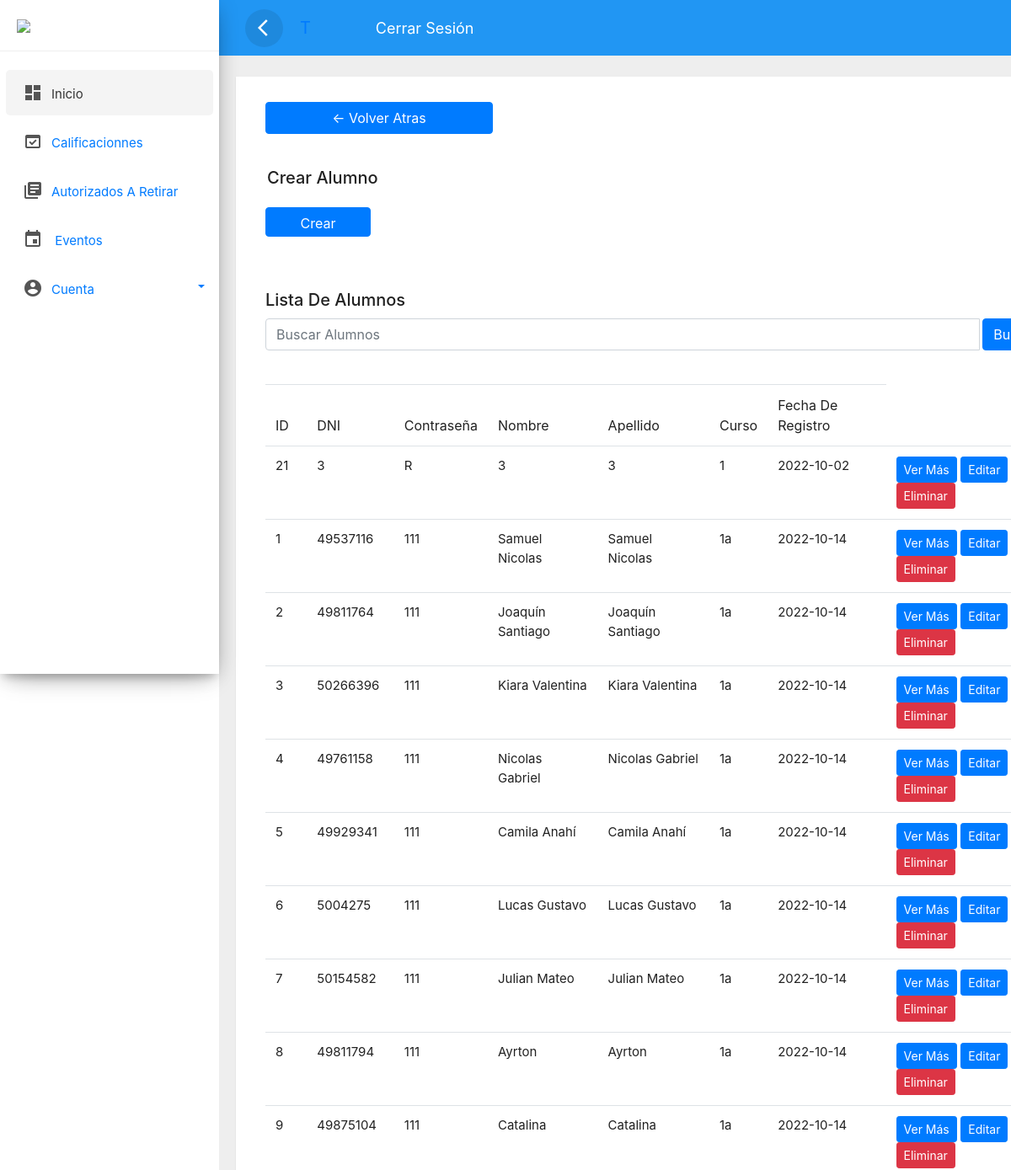
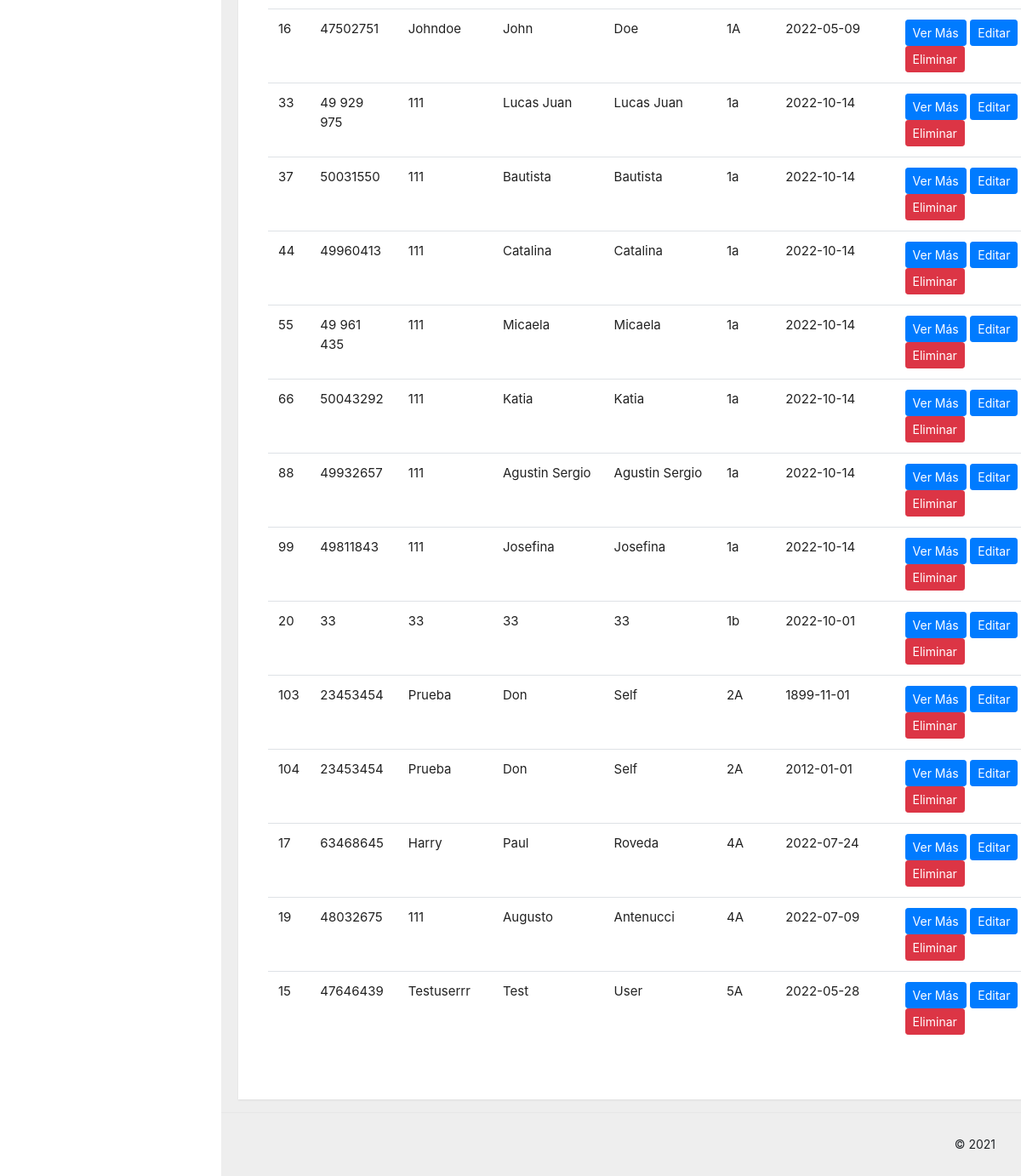
The app's page /studentinfosystem/admins/alumnos.php (signed in) with its own data (2 pictures, top to bottom).
### tables this page shows
CREATE TABLE `students` (
  `id` int(10) NOT NULL,
  `dni` varchar(50) NOT NULL,
  `password` varchar(50) NOT NULL,
  `firstname` varchar(50) NOT NULL,
  `lastname` varchar(50) NOT NULL,
  `course` varchar(10) NOT NULL,
  `date_joined` date NOT NULL,
  `obs` text NOT NULL
);

### studentinfosystem/admins/alumnos.php (the view, shortened to what this page needs)
<?php
  require 'connect.php';
  if(isset($_SESSION['adminName'], $_SESSION['password'])) {
?>
<!DOCTYPE html>
<html>
<head>
    <link href="../admins/css/custom.css" rel="stylesheet">
	<link href="../admins/css/bootstrap.min.css" rel="stylesheet">
    <link href="../admins/assets/css/styles.css" rel="stylesheet">
</head>
<body>
    <div class="wrapper">
        <nav id="sidebar">
            <div class="sidebar-header">
                <h3><img src="https://www.colegioubaescobar.gob.ar/wp-content/uploads/2020/07/cropped-WhatsApp-Image-2020-02-10-at-11.45.15.jpeg"  /><span></span></h3>
            </div>
            <ul class="list-unstyled components">
                <li class="active">
                    <a href="home.php" class="dashboard"><i class="material-icons">dashboard</i><span>Inicio</span></a>
                </li>
                <a href="Calificaciones/calificaciones.php">
                    <li class="dropdown">
                        <i class="material-icons">domain_verification</i><span>Calificacionnes</span></a>
                <a href="autorized.php">
                    <li class="dropdown">
                            <i class="material-icons">library_books</i><span>Autorizados a retirar</span></a>
                <a href="Events/eventos.php">
                    <li class="dropdown">
                            <i class="material-icons">event</i>
                            <span>Eventos</span></a>
                <li class="dropdown">
                    <a href="#pageSubmenu5" data-toggle="collapse" aria-expanded="false" class="dropdown-toggle">
                        <i class="material-icons">account_circle</i><span>Cuenta</span></a>
                </li>
            </ul>
        </nav>
        <div id="content">
            <div class="top-navbar">
                <nav class="navbar navbar-expand-lg">
                    <div class="container-fluid">
                        <button type="button" id="sidebarCollapse" class="d-xl-block d-lg-block d-md-mone d-none">
                            <span class="material-icons">arrow_back_ios</span>
                        </button>
                        <div class="welcome"><?php echo "<a href='profile.php' style='font-size:20px;'>".$_SESSION['adminName']."</a>";?></div>
                        <div>
                        <p style='font-size:20px; margin-top:10px; color:white;'>ㅤㅤ</p>
                        </div>
                        <a href="logout.php" style='font-size:18px; color:white; margin-left:40px;'>Cerrar sesión<span class="glyphicon glyphicon-off" aria-hidden="true"></span></a>
                    </div>
                </nav>
            </div>
            <div class="main-content">
                    <div class="card" style="min-height: 600px; width: 1000px;">
                        <div class="card-header">
                        <a href="home.php" class="btn btn-primary" style="width: 270px; margin:15px; margin-right:5px; margin-bottom:40px;">← Volver atras</a>
                                <h4 style="font-size: 20px; margin-left:17px;">Crear Alumno</h4>
                                <a href="../students/register.php" class="btn btn-primary" style="width: 125px; height:35px; margin:15px; margin-right:5px; text-align:center; vertical-align: middle;">Crear</a>
                            <div style="display: flex; align-items: center; ">
                                <div id="container">
                                <div class="container my-5" style='float: left;'>
                                    <h2 style='font-size:20px; margin-bottom:10px;'>Lista de Alumnos</h2>
                                    <form action="">
                                        <div class="input-group mb-3">
                                            <input value="<?php if(isset($_GET['search'])){echo $_GET['search'];} ?>" type="text" class="form-control" placeholder="Buscar Alumnos" name="search">
                                            <button type="submit" class="btn btn-primary" style="margin-left:3px;">Buscar</button>
                                        </div>
                                    </form>
                                    <br>
                                    <table class="table">
                                        <thead>
                                        <tr>
                                            <th>ID</th>
                                            <th>DNI</th>
                                            <th>Contraseña</th>
                                            <th>Nombre</th>
                                            <th>Apellido</th>
                                            <th>Curso</th>
                                            <th>Fecha de Registro</th>
                                        </tr>
                                        </thead>
                                        <tbody>
                                            <?php
                                                if(isset($_GET['search'])) {
                                                    $filtervalues = $_GET['search'];
                                                    $sql = "SELECT * FROM students WHERE CONCAT(firstname,lastname,dni,course) LIKE '%$filtervalues%' ";
                                                    $result = mysqli_query($con, $sql);
                                                    if(!$result) {
                                                        die("Invalid query.");
                                                    }
                                                    if(mysqli_num_rows($result) > 0) {
                                                        foreach($result as $row){
                                                            ?>
                                                            <tr>
                                                                <td style='font-size:15px;'> <?= $row['id']; ?> </td>
                                                                <td style='font-size:15px;'> <?= $row['dni']; ?> </td>
                                                                <td style='font-size:15px;'> <?= $row['password']; ?> </td>
                                                                <td style='font-size:15px;'><?= $row['firstname']; ?></td>
                                                                <td style='font-size:15px;'><?= $row['lastname']; ?></td>
                                                                <td style='font-size:15px;'><?= $row['course']; ?></td>
                                                                <td style='font-size:15px;'><?= $row['date_joined']; ?></td>
                                                            <td>
                                                                <?php
                                                                echo "
                                                                    <a class='btn btn-primary btn-sm' href='searchresults.php?searchbox=$row[dni]&search=Buscar'>Ver Más</a>
                                                                    <a class='btn btn-primary btn-sm' href='alumnosEdit.php?id=$row[id]'>Editar</a>
                                                                    <a class='btn btn-danger btn-sm' href='alumnosDelete.php?id=$row[id]'>Eliminar</a>
                                                                ";
                                                                ?>
                                                            </td>
                                                            </tr>
                                                            <?php
                                                        }
                                                    }
                                                }
                                                else {
                                                    $sql = "SELECT * FROM students ORDER BY course ASC";
                                                    $result = $con->query($sql);
                                                    while($row = $result->fetch_assoc()) {
                                                        echo "
                                                            <tr>
                                                                <td style='font-size:15px;'>$row[id]</td>
                                                                <td style='font-size:15px;'>$row[dni]</td>
                                                                <td style='font-size:15px;'>$row[password]</td>
                                                                <td style='font-size:15px;'>$row[firstname]</td>
                                                                <td style='font-size:15px;'>$row[lastname]</td>
                                                                <td style='font-size:15px;'>$row[course]</td>
                                                                <td style='font-size:15px;'>$row[date_joined]</td>
                                                            <td>
                                                                <a class='btn btn-primary btn-sm' href='searchresults.php?searchbox=$row[dni]&search=Buscar'>Ver Más</a>
                                                                <a class='btn btn-primary btn-sm' href='alumnosEdit.php?id=$row[id]'>Editar</a>
                                                                <a class='btn btn-danger btn-sm' href='alumnosDelete.php?id=$row[id]'>Eliminar</a>
                                                            </td>
                                                            </tr>
                                                        ";
                                                    }
                                                }
                                            ?>
                                        </tbody>
                                    </table>
                                </div>
                                </div>
                            </div>
                        </div>
                    </div>
                </div>
                <footer class="footer">
                    <div class="container-fluid">
                        <div class="row">
                            <div class="col-md-6">
                            </div>
                            <div class="col-md-6">
                                <p class="copyright d-flex justify-content-end"> &copy 2021
                                </p>
                            </div>
                        </div>
                    </div>
                </footer>
            </div>
        </div>
</body>
</html>
<?php
  } else {
    header("location:index.php");
    exit;
  }
?>

### studentinfosystem/admins/css/custom.css (style rules this page uses)
body, html { line-height: 1.8; font-family: 'Roboto', sans-serif; color: #555e58; text-transform:capitalize; text-rendering: optimizeLegibility !important; -webkit-font-smoothing: antialiased !important; font-weight: 400; margin:0px; padding:0px; }
h1, h2, h3, h4, h5, h6, .h1, .h2, .h3, .h4 { font-weight: 400; line-height: 1.5em; }
p { font-size: 15px; margin: 12px 0 0; line-height: 24px; }
a { color: #333; font-weight: 400; }
button { cursor:pointer; }
ul, ol { padding: 0; margin:0px; list-style: none; }
a, a:hover, a:focus { color: #333; text-decoration: none; transition: all 0.3s; }
.material-icons { font-family: 'Material Icons'; font-weight: normal; font-style: normal; font-size: 24px; display: inline-block; line-height: 1; text-transform: none; letter-spacing: normal; word-wrap: normal; white-space: nowrap; direction: ltr; -webkit-font-smoothing: antialiased; text-rendering: optimizeLegibility; -moz-osx-font-smoothing: grayscale; font-feature-settings: 'liga'; }
.wrapper { position: relative; width:100%; overflow:auto; }
#sidebar { position:fixed; height:100vh!important; top: 0; bottom: 0; left: 0; z-index:11; width: 260px; overflow:auto; transition:all 0.3s ; background: #FFFFFF; box-shadow: 0 10px 30px -12px rgb(0 0 0 / 42%), 0 4px 25px 0px rgb(0 0 0 / 12%), 0 8px 10px -5px rgb(0 0 0 / 20%); }
#sidebar .sidebar-header { padding:20px; background-color:#ffffff; border-bottom:1px solid #eee; }
.sidebar-header h3 { color:#333; font-size:17px; margin:0px; text-transform:uppercase; transition:all 0.5s ease; font-weight:600; }
.sidebar-header h3 img { width:45px; margin-right:10px; }
#sidebar ul li { padding:2px 7px; }
#sidebar ul li.active>a { color: #333; background-color: rgba(200, 200, 200, 0.2); }
.dropdown-toggle::after { position: absolute; right: 10px; top: 23px; }
#sidebar ul.components { padding: 20px 0; }
#sidebar ul li a { padding: 10px; line-height: 30px; border-radius:5px; font-size: 15px; position:relative;' font-weight: 400; display: block; }
#sidebar ul li a span { text-transform:capitalize; display:inline-block; }
#sidebar ul li a i { position: relative; margin-right: 10px; top: 5px; color: #555555; margin-left: 10px; }
#content { position: relative; transition: all 0.3s; background-color: #EEEEEE; }
.top-navbar { width:100%; z-index:9; position:relative; }
.main-content { padding:10px 20px 0px 20px; position: relative; width: 100%; }
.navbar { background-color: #2196F3; color: #FFFFFF; }
.navbar button { background-color:transparent; border:none; }
.navbar button span { color:#fff; }
#sidebarCollapse { border-radius:50%; width:45px; height:45px; text-align:center; line-height:45px; margin-right:20px; border:none; color: #FFFFFF; background-color: rgba(0, 0, 0, 0.09); }
#sidebarCollapse span { margin: 9px; padding: 0px; }
.card { margin: 10px 0; }
.card { border-radius: 0px!important; }
.card { display: inline-block; position: relative; border:none!important; width: 100%; margin:15px 0; box-shadow: 0 1px 2px rgb(0 0 0 / 8%); border-radius: 6px; color: rgba(0,0,0, 0.87); background: #fff; }
.card .card-header { padding: 15px 20px 0; z-index: 3; background-color:#fff!important; border-bottom:none; }
.table > thead > tr > th { border-bottom-width: 1px; font-size: 16px; font-weight: 400; }
.footer { border-top: 1px solid #e7e7e7; }
footer { padding: 10px 0; position:relative; width:100%; }
footer .copyright { padding: 15px; font-size:14px; margin: 0; }
@media only screen and (min-width:992px) { #content { width: calc(100% - 260px); position: relative; float: right; transition: all 0.3s; background-color: #EEEEEE; } }

### records on screen
students: id "21", dni "3", password "R", firstname "3", lastname "3", course "1", date_joined "2022-10-02"
students: id "1", dni "49537116", password "111", firstname "Samuel Nicolas", lastname "Samuel Nicolas", course "1a", date_joined "2022-10-14"
students: id "2", dni "49811764", password "111", firstname "Joaquín Santiago", lastname "Joaquín Santiago", course "1a", date_joined "2022-10-14"
students: id "3", dni "50266396", password "111", firstname "Kiara Valentina", lastname "Kiara Valentina", course "1a", date_joined "2022-10-14"
students: id "4", dni "49761158", password "111", firstname "Nicolas Gabriel", lastname "Nicolas Gabriel", course "1a", date_joined "2022-10-14"
students: id "5", dni "49929341", password "111", firstname "Camila Anahí", lastname "Camila Anahí", course "1a", date_joined "2022-10-14"
students: id "6", dni "5004275", password "111", firstname "Lucas Gustavo", lastname "Lucas Gustavo", course "1a", date_joined "2022-10-14"
students: id "7", dni "50154582", password "111", firstname "Julian Mateo", lastname "Julian Mateo", course "1a", date_joined "2022-10-14"
students: id "8", dni "49811794", password "111", firstname "Ayrton", lastname "Ayrton", course "1a", date_joined "2022-10-14"
students: id "9", dni "49875104", password "111", firstname "Catalina", lastname "Catalina", course "1a", date_joined "2022-10-14"
students: id "16", dni "47502751", password "Johndoe", firstname "John", lastname "Doe", course "1A", date_joined "2022-05-09"
students: id "33", dni "49 929 975", password "111", firstname "Lucas Juan", lastname "Lucas Juan", course "1a", date_joined "2022-10-14"
students: id "37", dni "50031550", password "111", firstname "Bautista", lastname "Bautista", course "1a", date_joined "2022-10-14"
students: id "44", dni "49960413", password "111", firstname "Catalina", lastname "Catalina", course "1a", date_joined "2022-10-14"
students: id "55", dni "49 961 435", password "111", firstname "Micaela", lastname "Micaela", course "1a", date_joined "2022-10-14"
students: id "66", dni "50043292", password "111", firstname "Katia", lastname "Katia", course "1a", date_joined "2022-10-14"
students: id "88", dni "49932657", password "111", firstname "Agustin Sergio", lastname "Agustin Sergio", course "1a", date_joined "2022-10-14"
students: id "99", dni "49811843", password "111", firstname "Josefina", lastname "Josefina", course "1a", date_joined "2022-10-14"
students: id "20", dni "33", password "33", firstname "33", lastname "33", course "1b", date_joined "2022-10-01"
students: id "103", dni "23453454", password "Prueba", firstname "Don", lastname "Self", course "2A", date_joined "1899-11-01"
students: id "104", dni "23453454", password "Prueba", firstname "Don", lastname "Self", course "2A", date_joined "2012-01-01"
students: id "17", dni "63468645", password "Harry", firstname "Paul", lastname "Roveda", course "4A", date_joined "2022-07-24"
students: id "19", dni "48032675", password "111", firstname "Augusto", lastname "Antenucci", course "4A", date_joined "2022-07-09"
students: id "15", dni "47646439", password "Testuserrr", firstname "Test", lastname "User", course "5A", date_joined "2022-05-28"

### other values on screen
$_SESSION['adminName'] "T"
